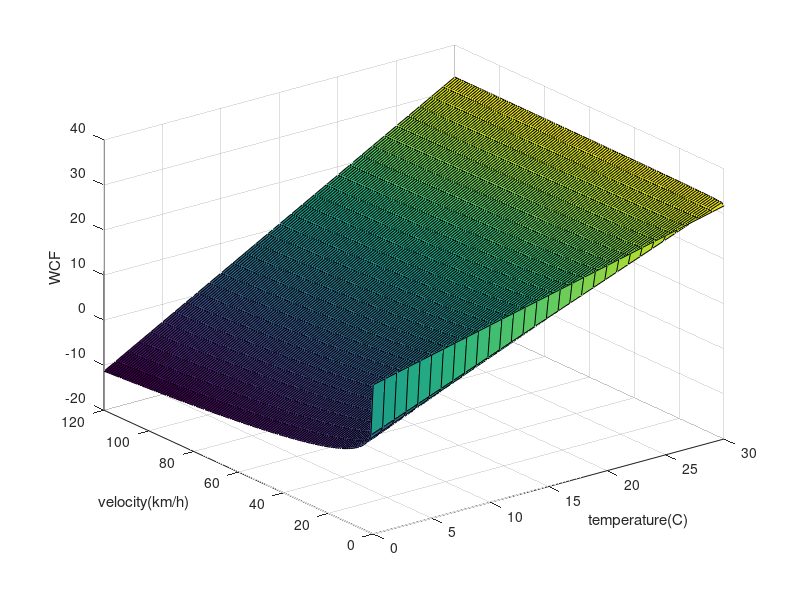

Source code (MATLAB):

%UNTITLED1 Summary of this function goes here
%  Detailed explanation goes here
V = 0:120
T = 0:30
[Tgrid, Vgrid] = meshgrid(T,V)
y = 13.12 + 0.6215 .* Tgrid - 11.37 .* Vgrid .^ (0.16) + 0.3965 * Tgrid .* Vgrid .^ (0.16);

%surf(Vgrid,Tgrid, y) 
surf(T,V, y)%no, V,T
xlabel('temperature(C)')
ylabel('velocity(km/h)')
zlabel('WCF')